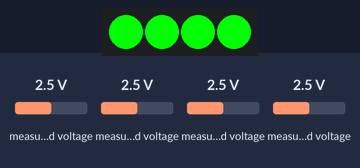
Bench run of a sketch on a simulated Arduino Uno, built with avr-gcc and run on an emulated ATmega328P. Shown: 4 RGB LEDs in strip order, left to right. The test bench sets the inputs (shaded band); at power-on: measured voltage 2.5 V.

Above: at 1.2 s.
1.3 s: measured voltage (sensor 200) set to 4.9 V
At 2.4 s:
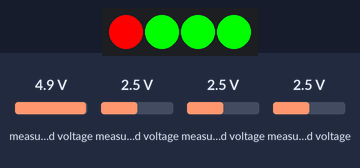
2.8 s: measured voltage (sensor 201) set to 4.9 V
At 3.5 s:
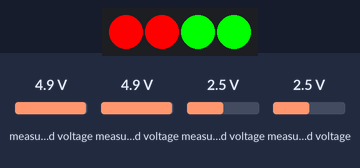
4.3 s: measured voltage (sensor 202) set to 4.9 V
At 4.7 s:
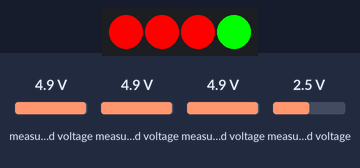
5.8 s: measured voltage (sensor 203) set to 4.9 V
At 7.0 s:
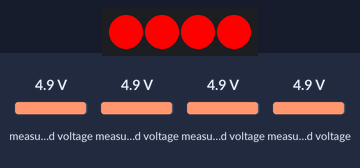
7.3 s: measured voltage (sensor 200) set to 0.1 V
At 8.1 s:
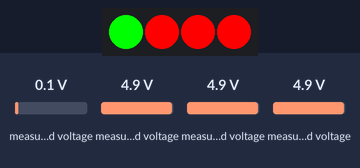
8.8 s: measured voltage (sensor 201) set to 0.1 V
At 9.3 s:
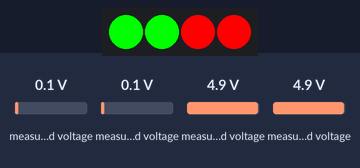
Timing chart, 0 to 11.3 s (numbered marks = the images above; inputs shaded):
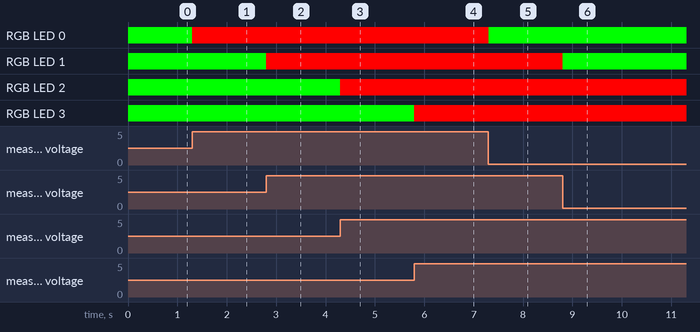

The sketch:

Press_test.ino
```cpp
/*
Title:Press_test
Description:
when magnet is near the hall effect sensor it will be registered as a button press and so
conequently light up corresponding LED.
Author: Jerzy Aleksander Gorak
 */
#include <Adafruit_MCP3008.h>
#include <Adafruit_NeoPixel.h>

#define LED_IN 2
#define LED_COUNT 4

#define CS1 13

#define D1 0
#define D2 1
#define D3 2
#define D4 3

#define HE1 0
#define HE2 1
#define HE3 2
#define HE4 3

int pixelFormat = NEO_GRB + NEO_KHZ800;

Adafruit_NeoPixel *pixels;
Adafruit_MCP3008 adc;

void setup() {
  pixels = new Adafruit_NeoPixel(LED_COUNT, LED_IN, pixelFormat);
  pixels->begin();

  adc.begin(SCK,MOSI,MISO,CS1);
}

void loop() {
  int HED1_val = adc.readADC(HE1);
  int HED2_val = adc.readADC(HE2);
  int HED3_val = adc.readADC(HE3);
  int HED4_val = adc.readADC(HE4);


  if(HED1_val < 930)
  {
    pixels->setPixelColor(D1, pixels->Color(0, 255, 0));
    pixels->show();
    }
  else{pixels->setPixelColor(D1, pixels->Color(255, 0, 0));pixels->show();}


  if(HED2_val < 930)
  {
    pixels->setPixelColor(D2, pixels->Color(0, 255, 0));
    pixels->show();
    }
  else{pixels->setPixelColor(D2, pixels->Color(255, 0, 0));pixels->show();}


  if(HED3_val < 930)
  {
    pixels->setPixelColor(D3, pixels->Color(0, 255, 0));
    pixels->show();
    }
  else{pixels->setPixelColor(D3, pixels->Color(255, 0, 0));pixels->show();}

  if(HED4_val < 930)
  {
    pixels->setPixelColor(D4, pixels->Color(0, 255, 0));
    pixels->show();
    }
  else{pixels->setPixelColor(D4, pixels->Color(255, 0, 0));pixels->show();}
}
```

Measured:
- after the input at 1.3 s, RGB LED 0: RGB(0, 255, 0) → RGB(255, 0, 0) at once
- after the input at 2.8 s, RGB LED 1: RGB(0, 255, 0) → RGB(255, 0, 0) at once
- after the input at 4.3 s, RGB LED 2: RGB(0, 255, 0) → RGB(255, 0, 0) at once
- after the input at 5.8 s, RGB LED 3: RGB(0, 255, 0) → RGB(255, 0, 0) at once
- after the input at 7.3 s, RGB LED 0: RGB(255, 0, 0) → RGB(0, 255, 0) at once
- after the input at 8.8 s, RGB LED 1: RGB(255, 0, 0) → RGB(0, 255, 0) at once
